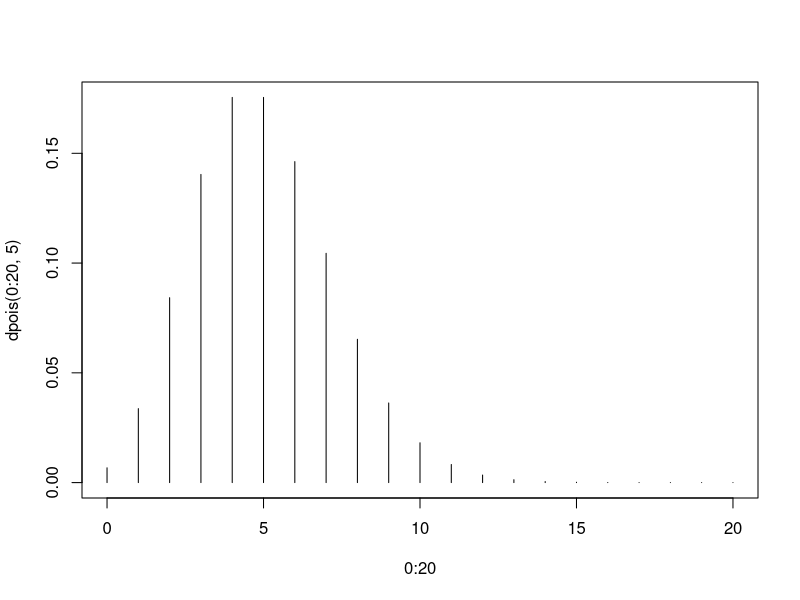
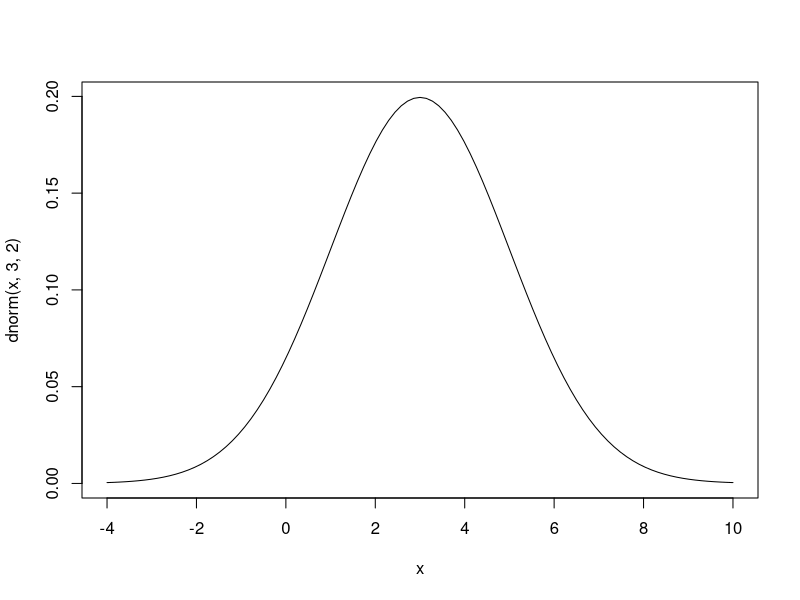
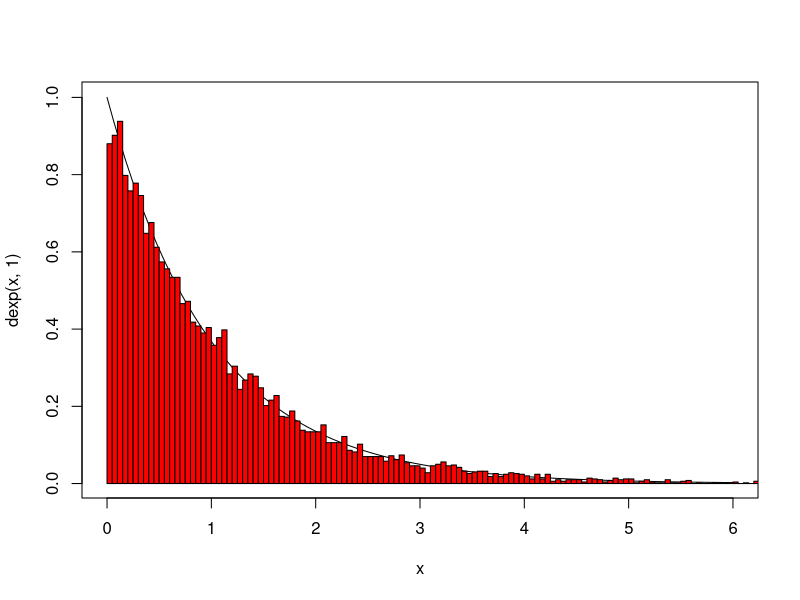
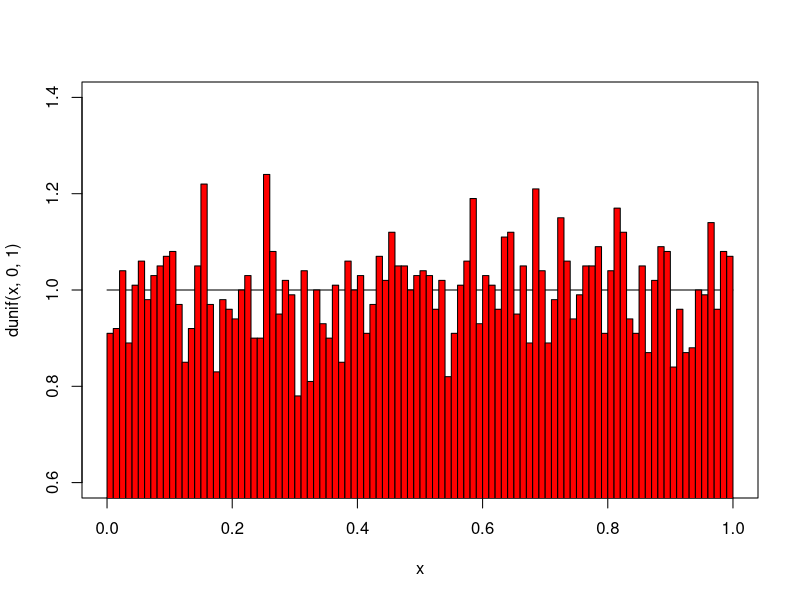

These charts were generated, in order, by the following R code:
#Math E-156, Script2C-Moments.R
#Covers sections A.7 and 2.7 of the textbook

#Moments - a concept from probability
#For random variable X, the nth moment is the expectation of X^n
#The nth central moment is the expectation of (X-mu)^n
#For a finite population, all equally likely, these are easy to calculate in R
Dice = read.csv("Dice3.csv")
X <- Dice$Red3 + Dice$Green3 + Dice$White3
mu <- mean(X); mu   #first moment
M2 <- mean(X^2); M2     #second moment
MC2 <- mean((X-mu)^2); MC2  #the variance
M3 <- mean(X^3); M3     #third moment
MC3 <- mean((X-mu)^3); MC3  #zero, RRby symmetry
M4 <- mean(X^4); M4     #fourth moment

MC4 <- mean((X-mu)^4); MC4
#It is conventional to make the higher moments invariant to scale change
sigma<- sqrt(MC2); sigma  #the standard deviation
skewness <- MC3/sigma^3; skewness  #zero in this case
kurtosis <- MC4/sigma^4-3; kurtosis #zero for a normal dstribution

#We can also do the calculation starting with a discrete density function
#Try a Poisson distribution with lambda = 5
plot(0:20, dpois(0:20,5), "h")
mu<-sum(0:30*dpois(0:30,5)); mu  #remaining terms in infinite sum ignored
MC2<-sum((0:30-mu)^2*dpois(0:30,5));MC2   #easily proved in general
sigma = sqrt(MC2);sigma
MC3<-sum((0:30-mu)^3*dpois(0:30,5));MC3
MC4<-sum((0:30-mu)^4*dpois(0:30,5));MC4
MC3/sigma^3    #positive value from long tail to the right
kurtosis <- MC4/sigma^4-3; kurtosis #zero for a normal dstribution

#With a continuous distribution we need to do integrals
#Start with the normal distribution: expectation 3, variance 4
curve(dnorm(x,3,2), from = -4, to = 10) 
integ<-integrate(function(x) x*dnorm(x,3,2), -Inf, Inf); integ
mu<-integ$value; mu     #this is just a number
MC2<-integrate(function(x) (x-mu)^2*dnorm(x,3,2), -Inf, Inf); MC2
sigma<- sqrt(MC2$value); sigma
MC3<-integrate(function(x) (x-mu)^3*dnorm(x,3,2), -Inf, Inf); MC3 #no skewness
MC4<-integrate(function(x) (x-mu)^4*dnorm(x,3,2), -Inf, Inf); MC4
kurtosis <- MC4$value/sigma^4-3; kurtosis #zero for a normal dstribution

#Example 2.13 - exponential with lambda = 1
#In the textbook the integrals are evaluated by knowing antiderivatives.
#In R we can do them numerically.
curve(dexp(x,1), from = 0, to = 6) 
integ<-integrate(function(x) x*dexp(x,1), 0, Inf); integ
mu<-integ$value; mu     #this can be used as a number
MC2<-integrate(function(x) (x-mu)^2*dexp(x,1), 0, Inf); MC2
sigma<- sqrt(MC2$value); sigma
MC3<-integrate(function(x) (x-mu)^3*dexp(x,1), 0, Inf); MC3 #skewed to the right
MC3$value/sigma^3     #the skewness
MC4<-integrate(function(x) (x-mu)^4*dexp(x,1), 0, Inf); MC4
kurtosis <- MC4$value/sigma^4-3; kurtosis #zero for a normal distribution

#An alternative approach is to draw a lot of samples from the distribution
#Then you can compute sample moments
x = rexp(10^4, 1);head(x)
hist(x, breaks = 200, col= "red", add = TRUE, freq = FALSE)
x.bar <- mean(x); x.bar    #should be close to mu = 1
MC2.bar <- mean((x-x.bar)^2)
S<- sqrt(MC2.bar); S    #should be close to 1
MC3.bar <- mean((x-x.bar)^3)
MC3.bar/S^3       #not a great estimate of the skewness - 2 is correct
MC4.bar <- mean((x-x.bar)^4)
kurtosis <- MC4.bar/sigma^4-3; kurtosis   #Correct value is 6
#Repeat with 10^5 samples and you will get a better result

#The problem was with the long tail - try example 2.14
curve(dunif(x, 0, 1), from = 0, to = 1)
x = runif(10^4, 0, 1);head(x)
hist(x, breaks = 100, col= "red", add = TRUE, freq = FALSE)
x.bar <- mean(x)  ; x.bar    #should be close to mu = 0.5
MC2.bar <- mean((x-x.bar)^2)
S<- sqrt(MC2.bar); 12*S^2    #should be close to 1
MC3.bar <- mean((x-x.bar)^3)
MC3.bar/S^3       #should be close to zero
MC4.bar <- mean((x-x.bar)^4)
kurtosis <- MC4.bar/S^4-3; kurtosis   #Correct value is -1.2



